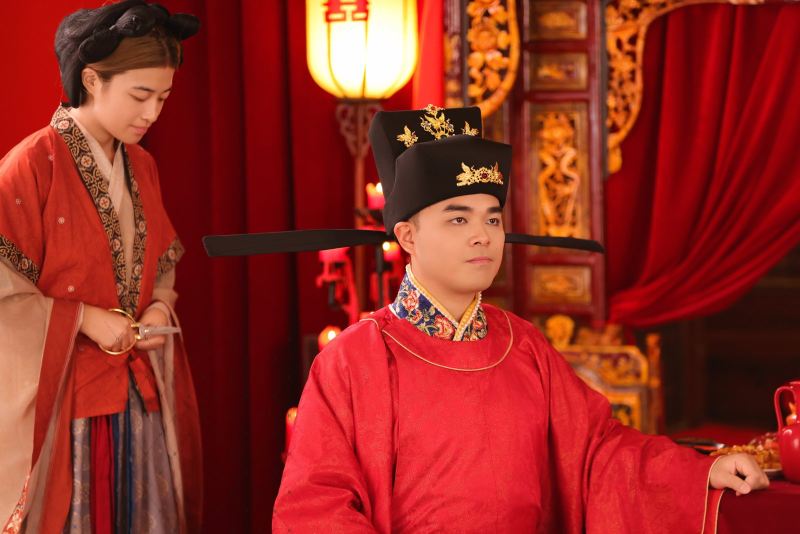
#> input picture images/album/candid-07.jpg, 1600 x 1067 px, given in place of zg1.jpg, which was not available (shown at 1/2 size)
$ python mk-featured-v36.py
#> lines starting #> are read from the running program, lines starting #| are printed output that depends on the picture; pictures that were not available may be replaced by others from this repository, and a replacement may not be noted
#!/usr/bin/env python3
"""Featured-only contact sheet: 3 columns (ZG/TG/P) x 6 rows, to verify couple shots."""
import os
from PIL import Image, ImageDraw

D = "images/album"
FEAT = {
    "ZG": ["zg1", "zg2", "zg3", "zg4", "n03", "n04"],
    "TG": ["tg1", "tg2", "tg3", "tg4", "n09", "n13"],
    "P":  ["p20", "p49", "p50", "p52", "p54", "p56"],
}
cols, rows, tw, th = 3, 6, 360, 300
sheet = Image.new("RGB", (cols*tw, rows*th), (18, 18, 18))
#> sheet: PIL image 1080x1800 RGB; every value is 18
dr = ImageDraw.Draw(sheet)
for c, (theme, files) in enumerate(FEAT.items()):
    for r, f in enumerate(files):
        im = Image.open(os.path.join(D, f + ".jpg")).convert("RGB")
#> im is the input picture: PIL image 1600x1067 RGB; mean R, G, B 146.8, 42.4, 33.4
        im.thumbnail((tw-10, th-34))
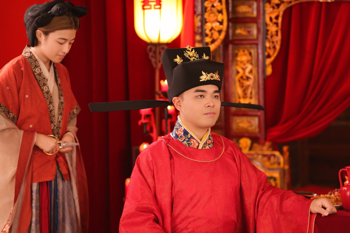
#> im: PIL image 350x233 RGB; mean R, G, B 147, 42.5, 33.5
        x = c*tw + 5
        y = r*th + 28
        sheet.paste(im, (x, y))
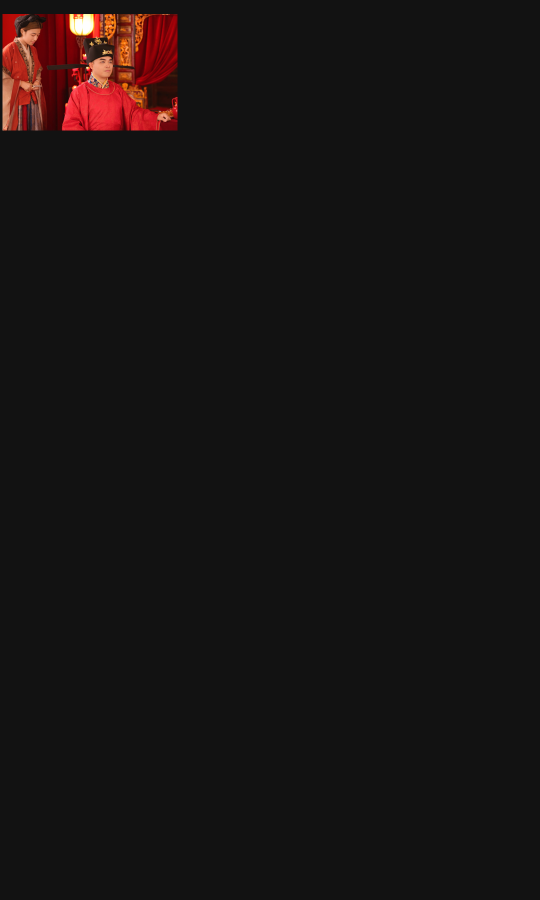
#> sheet: PIL image 1080x1800 RGB (shown at 1/2 size); mean R, G, B 23.4, 19, 18.7
#> (the run stopped early here; a loop or call above may not have finished)

$ run again, on images/album/candid-20.jpg
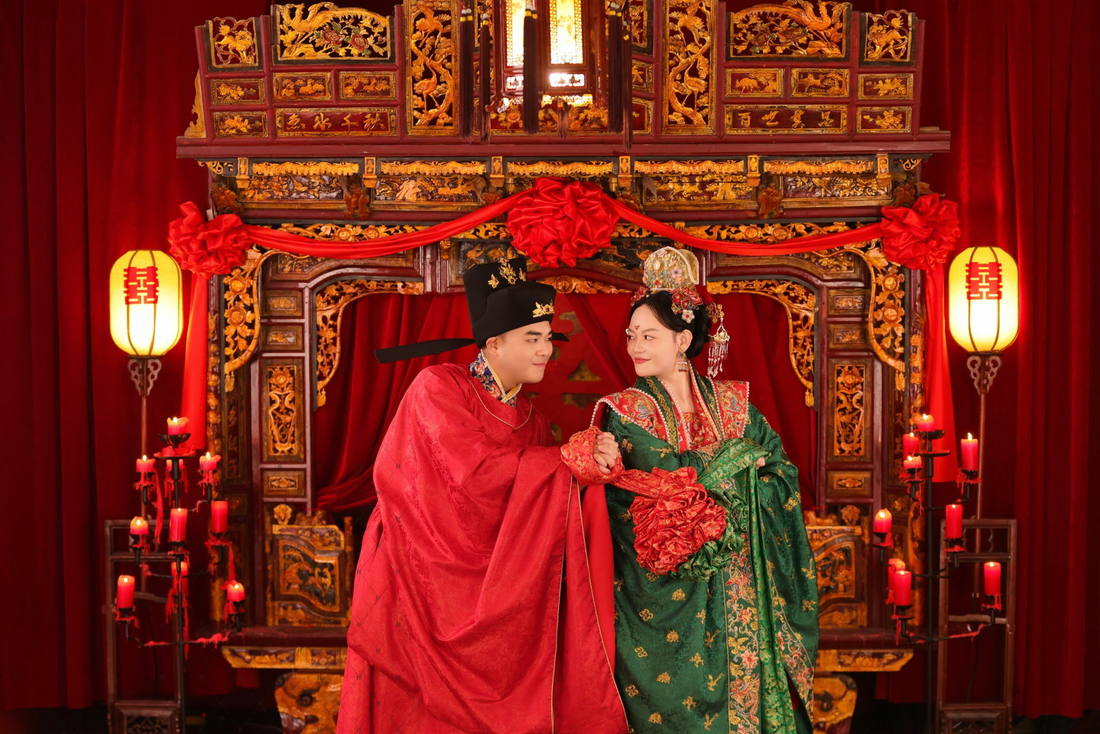
#> input picture images/album/candid-20.jpg, 1100 x 734 px, given in place of zg1.jpg, which was not available
#> im is the input picture: PIL image 1100x734 RGB; mean R, G, B 127.2, 37.7, 24.5
#> `im.thumbnail((tw-10, th-34))`:
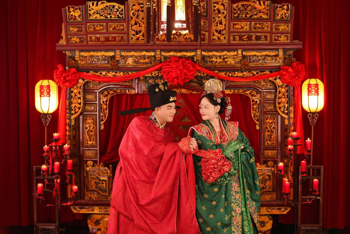
#> im: PIL image 350x234 RGB; mean R, G, B 127.2, 37.8, 24.5
#> `sheet.paste(im, (x, y))`:
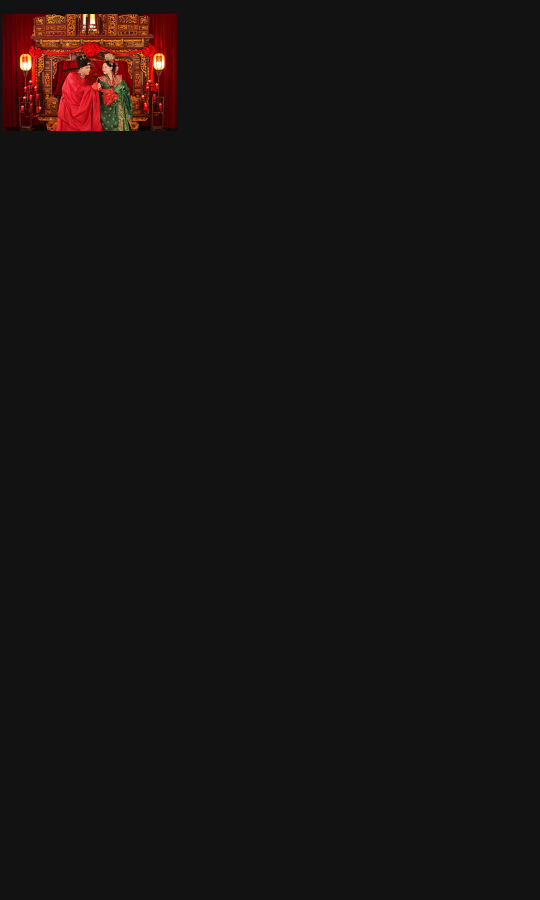
#> sheet: PIL image 1080x1800 RGB (shown at 1/2 size); mean R, G, B 22.6, 18.8, 18.3

$ run again, on images/album/candid-26.jpg
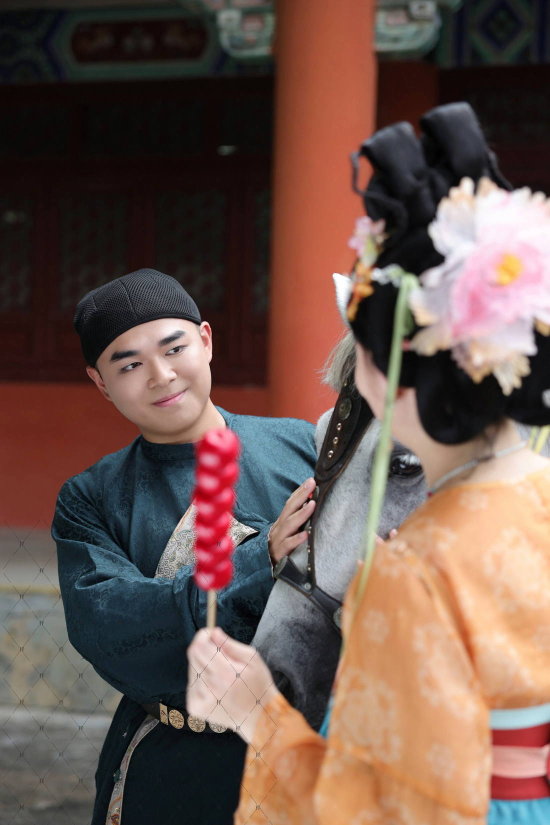
#> input picture images/album/candid-26.jpg, 1100 x 1650 px, given in place of zg1.jpg, which was not available (shown at 1/2 size)
#> im is the input picture: PIL image 1100x1650 RGB; mean R, G, B 109.4, 86.6, 78.3
#> `im.thumbnail((tw-10, th-34))`:
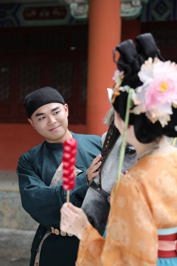
#> im: PIL image 177x266 RGB; mean R, G, B 109.3, 86.5, 78.2
#> `sheet.paste(im, (x, y))`:
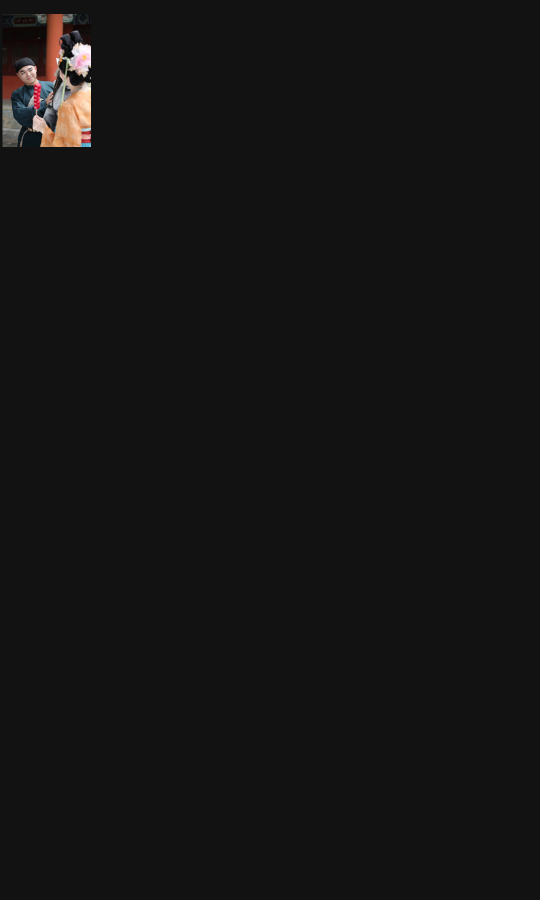
#> sheet: PIL image 1080x1800 RGB (shown at 1/2 size); mean R, G, B 20.2, 19.7, 19.5

$ run again, on images/album/candid-33.jpg
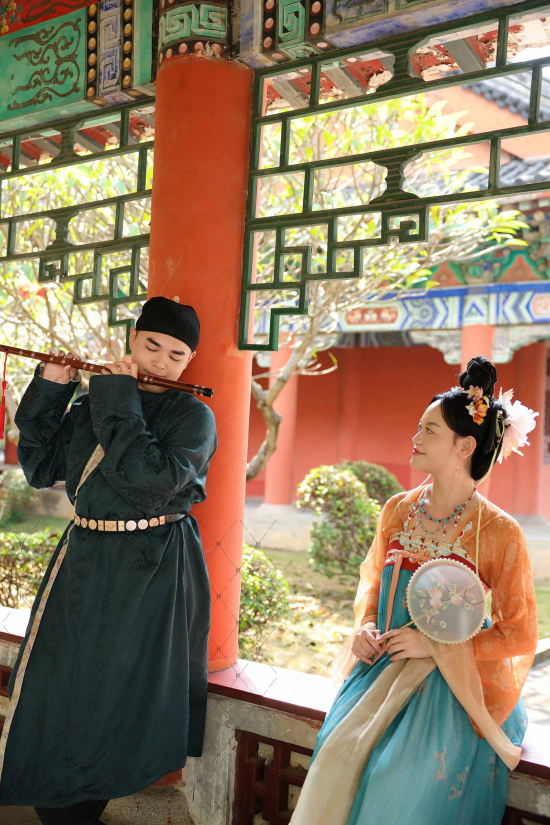
#> input picture images/album/candid-33.jpg, 1100 x 1650 px, given in place of zg1.jpg, which was not available (shown at 1/2 size)
#> im is the input picture: PIL image 1100x1650 RGB; mean R, G, B 141.6, 120.8, 96.4
#> `im.thumbnail((tw-10, th-34))`:
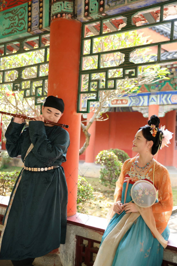
#> im: PIL image 177x266 RGB; mean R, G, B 141.5, 120.6, 96.3
#> `sheet.paste(im, (x, y))`:
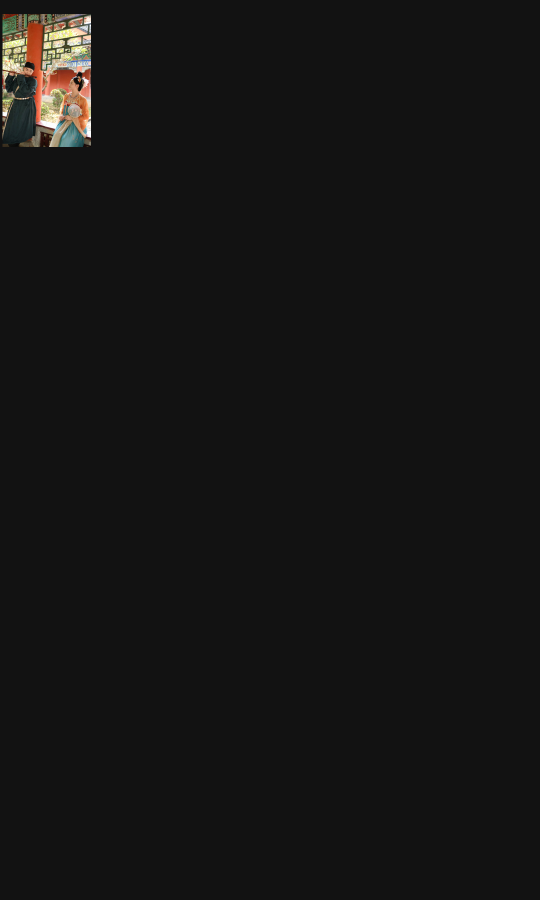
#> sheet: PIL image 1080x1800 RGB (shown at 1/2 size); mean R, G, B 21, 20.5, 19.9
